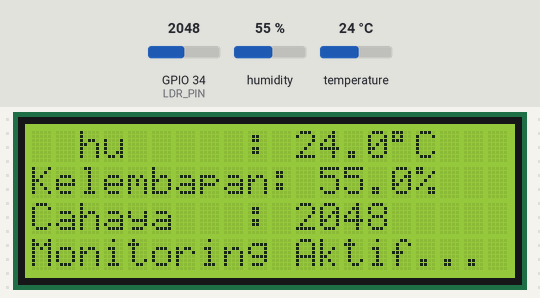
The program below on a simulated ESP32. On the bench: 20×4 character LCD. The test bench sets the inputs (shaded band); at power-on: humidity 55 %, GPIO 34 (LDR_PIN) = 2048, temperature 24 °C. WiFi joins after 1.5 s; servers stay silent unless stated; what the program prints to the serial monitor is not drawn.

Above: at 6.5 s.
6.6 s: humidity set to 22 %
At 10.6 s:
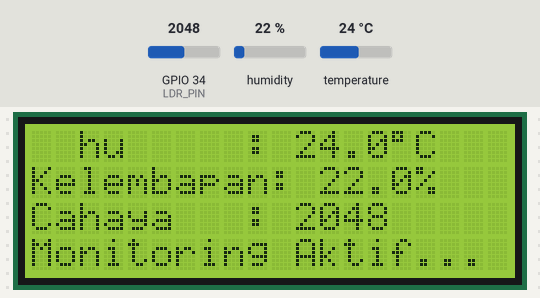
11.4 s: GPIO 34 (LDR_PIN) set to 2866
At 13.1 s:
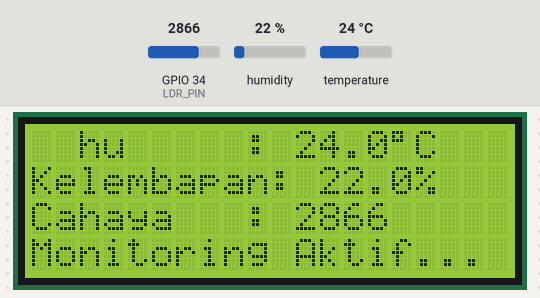
13.4 s: temperature set to 12 °C
At 14.8 s:
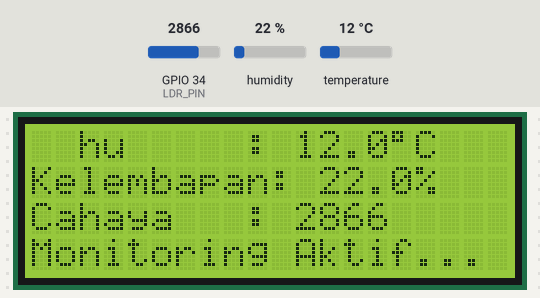
15.4 s: GPIO 34 (LDR_PIN) set to 3603
At 17.1 s:
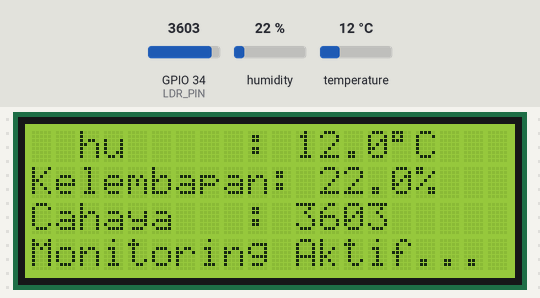
17.4 s: humidity set to 40 %
At 19.0 s:
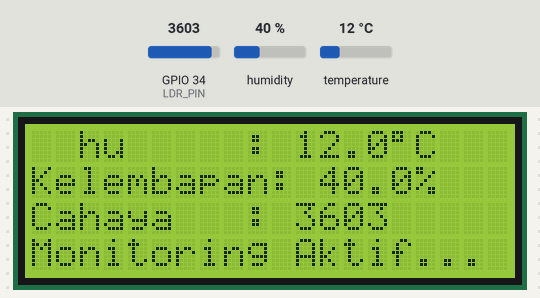
19.4 s: GPIO 34 (LDR_PIN) set to 4095
At 20.4 s:
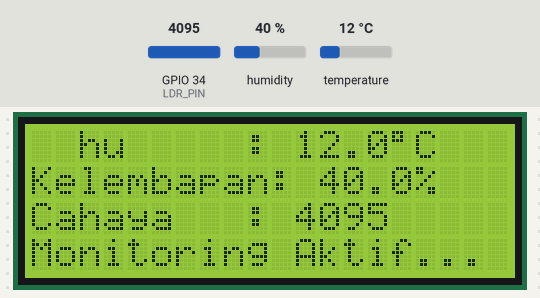
Timing chart, 0 to 22.4 s (numbered marks = the images above; inputs shaded):
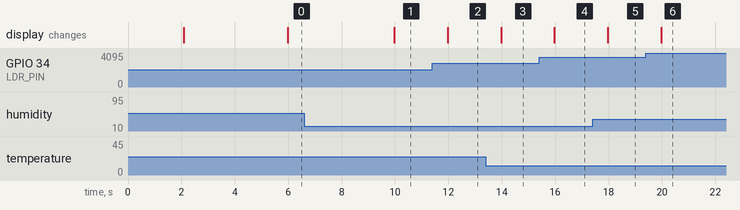

The program:

main.cpp
```cpp
#define BLYNK_TEMPLATE_ID "TMPL6McmqeLhb"
#define BLYNK_TEMPLATE_NAME "Monitoring"
#define BLYNK_AUTH_TOKEN "SuOvCZMxk9COdttTwT0UH1PuWWAqiHyQ"

#include <Wire.h>
#include <LiquidCrystal_I2C.h>
#include <DHT.h>
#include <WiFi.h>
#include <BlynkSimpleEsp32.h>
#include <SimpleTimer.h>  // Ganti dari BlynkTimer ke SimpleTimer

// --- Konfigurasi WiFi ---
char ssid[] = "Wokwi-GUEST";
char pass[] = "";

// --- Konfigurasi pin ---
#define DHTPIN 14
#define DHTTYPE DHT22
#define LDR_PIN 34

// --- Inisialisasi objek ---
DHT dht(DHTPIN, DHTTYPE);
LiquidCrystal_I2C lcd(0x27, 20, 4);
SimpleTimer timer; // Gunakan SimpleTimer

void sendSensor() {
  float suhu = dht.readTemperature();
  float kelembapan = dht.readHumidity();
  int cahaya = analogRead(LDR_PIN);

  // Kirim ke Serial Monitor
  Serial.print("Suhu: "); Serial.print(suhu);
  Serial.print(" C | Kelembapan: "); Serial.print(kelembapan);
  Serial.print(" % | Cahaya: "); Serial.println(cahaya);

  // Kirim ke Blynk
  Blynk.virtualWrite(V0, suhu);
  Blynk.virtualWrite(V1, kelembapan);
  Blynk.virtualWrite(V2, cahaya);

  // Tampilkan ke LCD
  lcd.setCursor(0, 0);
  lcd.print("Suhu     : ");
  lcd.print(suhu, 1);
  lcd.print((char)223);
  lcd.print("C   ");

  lcd.setCursor(0, 1);
  lcd.print("Kelembapan: ");
  lcd.print(kelembapan, 1);
  lcd.print("%   ");

  lcd.setCursor(0, 2);
  lcd.print("Cahaya   : ");
  lcd.print(cahaya);
  lcd.print("     ");

  lcd.setCursor(0, 3);
  lcd.print("Monitoring Aktif...   ");
}

void setup() {
  Serial.begin(115200);

  // Inisialisasi sensor dan LCD
  dht.begin();
  lcd.init();
  lcd.backlight();
  lcd.setCursor(0, 0);
  lcd.print("   Sistem Monitoring");
  delay(2000);
  lcd.clear();

  // Hubungkan ke WiFi & Blynk
  WiFi.begin(ssid, pass);
  Blynk.begin(BLYNK_AUTH_TOKEN, ssid, pass);

  // Jalankan pengiriman data sensor tiap 2 detik
  timer.setInterval(2000L, sendSensor);
}

void loop() {
  Blynk.run();
  timer.run();  // Jalankan SimpleTimer
}
```

Measured:
- after the input at 6.6 s, the display: changes after 3.4 s (image 1)
- after the input at 11.4 s, the display: changes after 0.57 s (image 2)
- after the input at 13.4 s, the display: changes after 0.57 s (image 3)
- after the input at 15.4 s, the display: changes after 0.57 s (image 4)
- after the input at 17.4 s, the display: changes after 0.58 s (image 5)
- after the input at 19.4 s, the display: changes after 0.57 s (image 6)
